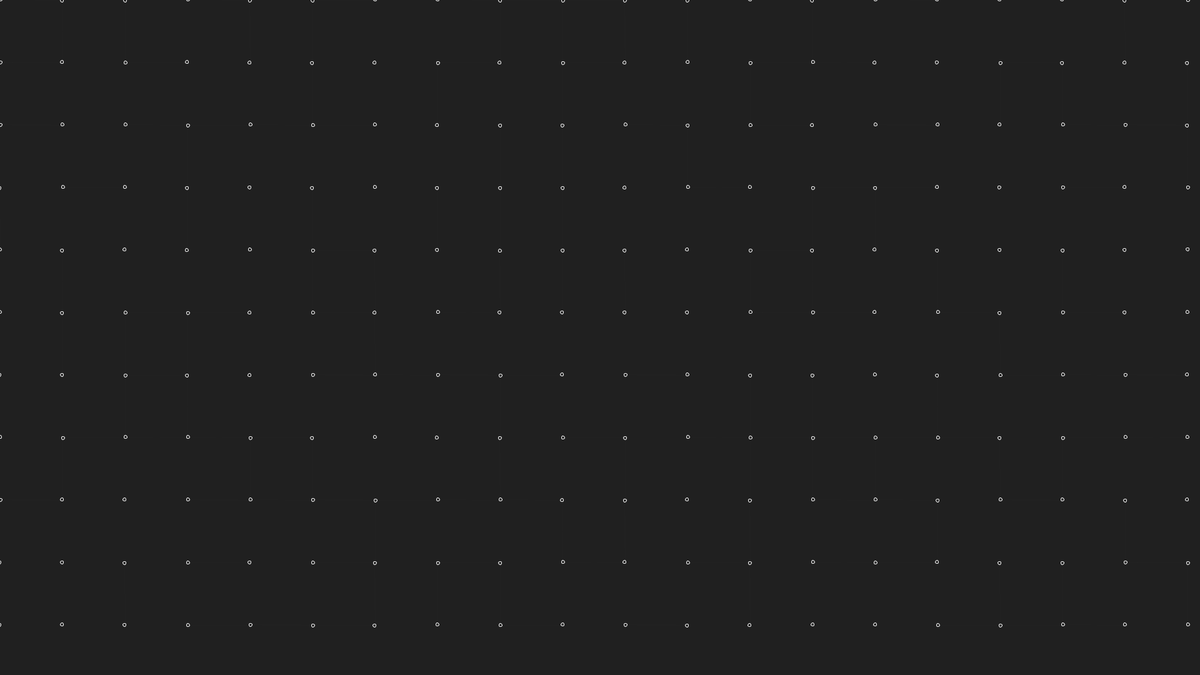
Frame 1 (no input)
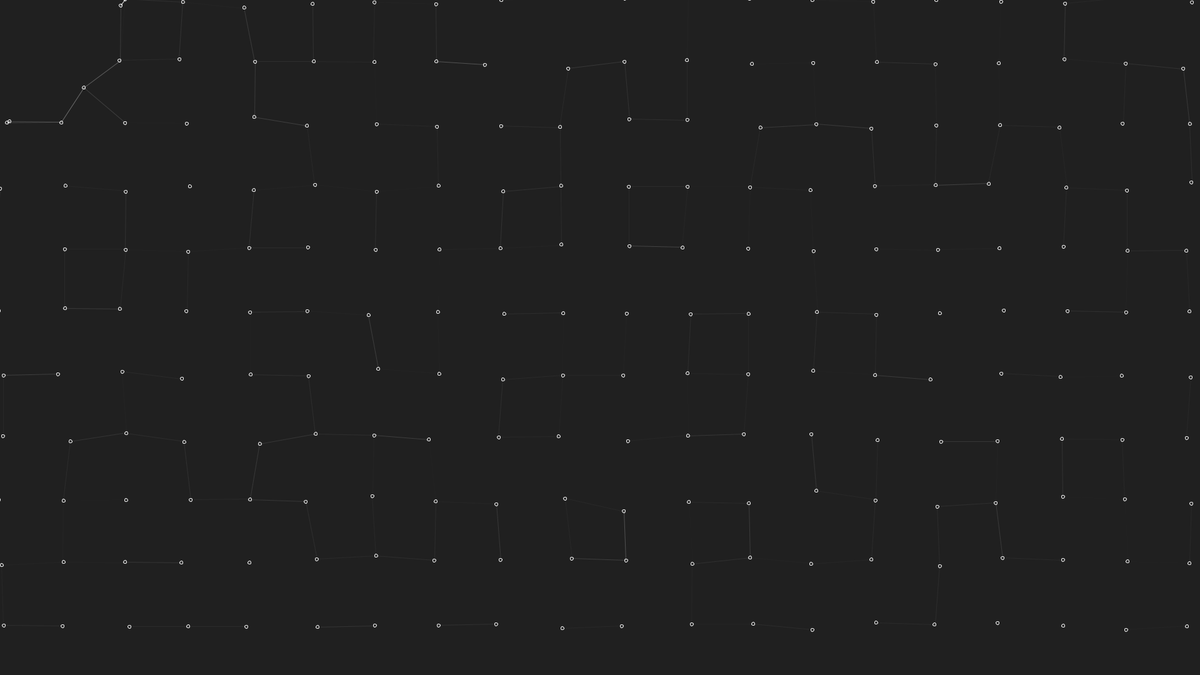
Frame 60 (the mouse pressed at the canvas centre just before this capture)
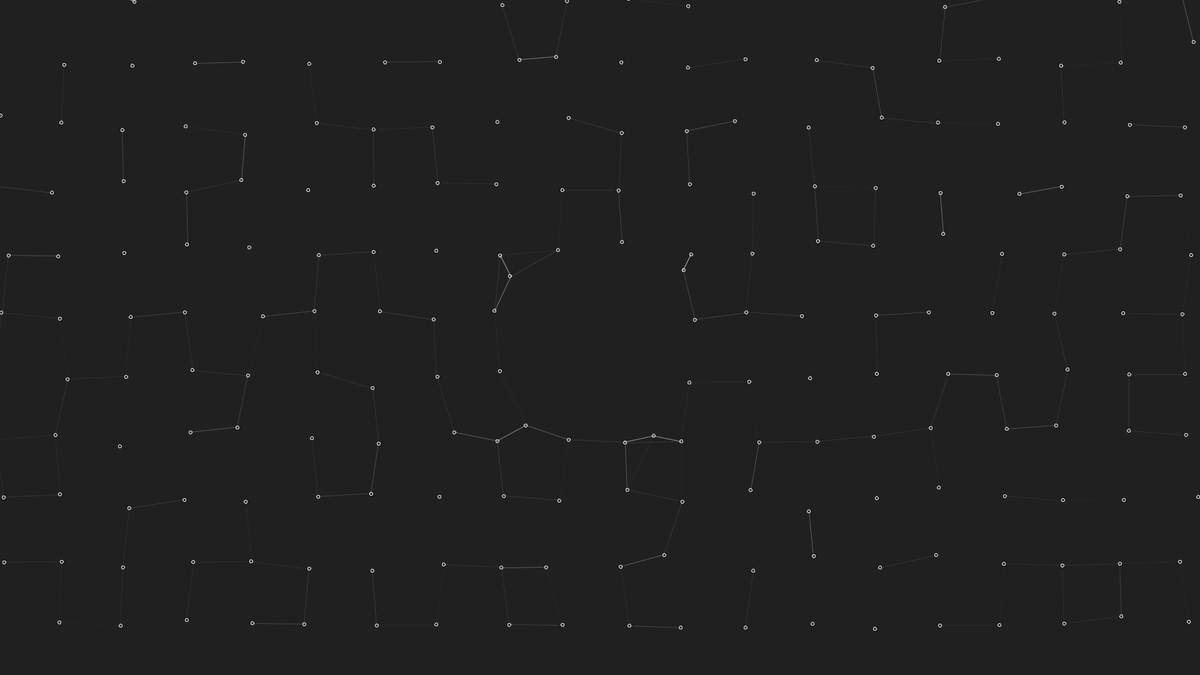
Frame 120 (the mouse held since frame 60 and released just before this capture)

The Processing sketch that drew these frames (run headless with seeded random() and noise(); from frame 60 on, the mouse is pressed at the canvas centre):

// Processing sketch: tether
// ── tether.pde
/* Tethered
  Grid of tethered objects (circles)
  Each object moves randomly, but is slightly attracted to it's original point.
  Each object is also slightly repelled by the cursor.
  Neighboring objects closer than their original distance will show a connection.
*/

int GRID_DIST = 100;
int OBJ_SIZE = 5;

// % of the time it would return to it's OP
float ATTRACT_RATE = 0.7;
// % of the time it would move away from the cursor
float REPEL_RATE = 0.2;

float MOVE_RATE = 0.05;

TObject[] objects;
PVector mouse = new PVector(0, 0);

public void setup() {
  size(1920, 1080);
  
  stroke(255);
  noFill();
  
  int xcount = int(width / GRID_DIST) + 1;
  int ycount = int(height / GRID_DIST) + 1;
  
  objects = new TObject[xcount * ycount];
  
  for (int i = 0; i < xcount; i++) {
    for (int j = 0; j < ycount; j++) {
        objects[j * xcount + i] = new TObject(i * GRID_DIST, j * GRID_DIST);
    }
  }
}

public void draw() {
  background(32);
  
  mouse.x = mouseX;
  mouse.y = mouseY;
  
  for (int i = 0; i < objects.length; i++) {
    objects[i].update();
    objects[i].draw(i);
  }
}

class TObject {
  
  PVector opos, pos, vel;
  
  public TObject(float x, float y) {
    opos = new PVector(x, y);
    pos = new PVector(x, y);
    vel = new PVector(random(-1, 1), random(-1, 1));
    vel.setMag(1);
  }
  
  public void update() {
    // mouse repel
    /*float d = max(5, pos.dist(mouse));
    float magn;
    PVector diff;
    if (d < 250) {
      magn = 3 / max(5, pos.dist(mouse));
      diff = pos.copy().sub(mouse);
      diff.mult(magn);
      pos.add(diff);
    }
    
    // OP attract
    magn = 2 / max(5, pos.dist(opos));
    diff = opos.copy().sub(pos);
    diff.mult(magn);
    pos.add(diff);*/
    
    // roll dice, decide to attract, repel or move randomly
    float r = random(1);
    PVector dvel;
    if (r < ATTRACT_RATE) {
      // attract to OP
      dvel = opos.copy().sub(pos);
      dvel.setMag(MOVE_RATE);
      vel.add(dvel);
      
    } else {
      // random movement
      dvel = new PVector(random(-1, 1), random(-1, 1));
      dvel.setMag(MOVE_RATE);
      vel.add(dvel);
    }
    
    float d = max(5, pos.dist(mouse));
    if (d < 150) {
      // repel from cursor
      dvel = pos.copy().sub(mouse);
      dvel.setMag(20 / d);
      vel.add(dvel);
    }
    
    if (vel.mag() > 2) {
      vel.setMag(2);
    }
    
    pos.add(vel);
  }
  
  public void draw(int n) {
    ellipse(pos.x, pos.y, OBJ_SIZE, OBJ_SIZE);
    for (int i = n + 1; i < objects.length; i++) {
      float d;
      if ((d = pos.dist(objects[i].pos)) < GRID_DIST) {
        stroke(255, 255, 255, 255 - (d / GRID_DIST) * 255);
        line(pos.x, pos.y, objects[i].pos.x, objects[i].pos.y);
        stroke(255);
      }
    }
  }
  
}
